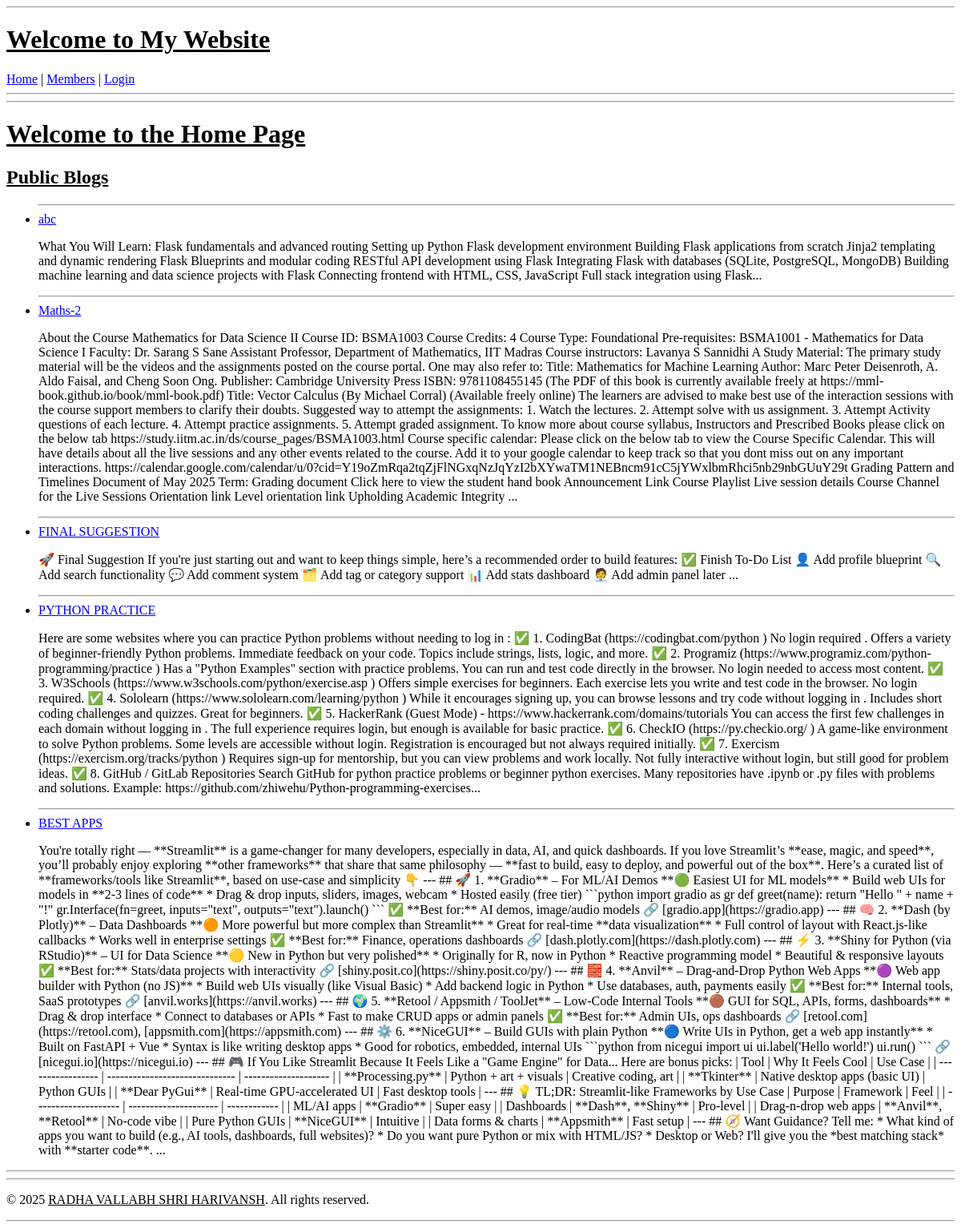
The page / on the database its author committed.
### myapp/models.py (models this page shows, shortened)
class BlogPost(db.Model):
    id = db.Column(db.Integer, primary_key=True)
    title = db.Column(db.String(100), nullable=False)
    content = db.Column(db.Text, nullable=False)
    is_public = db.Column(db.Boolean, default=False)
    author_id = db.Column(db.Integer, db.ForeignKey('user.id'), nullable=False)
    author = db.relationship('User', backref=db.backref('blog_posts', lazy=True))

### myapp/home/routes.py (the view)
@home.route('/')
def index():
    public_blogs = BlogPost.query.filter_by(is_public=True).all()
    return render_template('home.html', public_blogs=public_blogs)

### myapp/home/templates/home/home.html (shortened to what this page needs)
{% extends "base.html" %}
{% block content %}
<u><h1>Welcome to the Home Page</h1>
<h2>Public Blogs</h2></u>
<ul>
    {% for blog in public_blogs %}
    <hr>
    <li><a href="{{ url_for('blog.blog_detail', blog_id=blog.id) }}">{{ blog.title }}</a></li>
        <p>{{ blog.content[:] }}...</p>
    {% endfor %}
</ul>
{% endblock %}

### myapp/templates/base.html (shortened to what this page needs)
<!DOCTYPE html>
<html lang="en">
<head>
</head>
<body>
  <header><hr>
    {% block header %}
        <u><h1>Welcome to My Website</h1></u>
<nav>
  <a href="{{ url_for('home.index') }}">Home</a> |
    <a href="{{ url_for('home.members') }}">Members</a> |
  {% if current_user.is_authenticated %}
    <a href="{{ url_for('blog.my_blogs') }}">My Blogs</a> |
    <a href="{{ url_for('todo.index') }}">To-Do List</a> |
    <a href="{{ url_for('auth.logout') }}">Logout</a>
    <span style="margin-left:10px;">Welcome, {{ current_user.username }}</span>
  {% else %}
    <a href="{{ url_for('auth.login') }}">Login</a>
  {% endif %}
</nav>
    {% endblock header %}
    <hr>
  </header>
  <main><hr>
    {% block content %}{% endblock content %}<hr>
  </main>
  <footer> <hr>
    {% block footer %}
        <p>&copy; 2025 <u>RADHA VALLABH SHRI HARIVANSH</u>. All rights reserved.</p>
    {% endblock footer %}
    <hr>
  </footer>
</body>
</html>

### rows shown on the page
BlogPost: title "abc", content "What You Will Learn: Flask fundamentals and advanced routing Setting up Python Flask development environment Building Flask applications from scratch Jinja2 templating and dynamic rendering Flask Blueprints and modular coding RESTful API development using Flask Integrating Flask with databases (SQLite, PostgreSQL, MongoDB) Building machine learning and data science projects with Flask Connecting frontend with HTML, CSS, JavaScript Full stack integration using Flask"
BlogPost: title "Maths-2", content "About the Course Mathematics for Data Science II Course ID: BSMA1003 Course Credits: 4 Course Type: Foundational Pre-requisites: BSMA1001 - Mathematics for Data Science I Faculty: Dr. Sarang S Sane Assistant Professor, Department of Mathematics, IIT Madras Course instructors: Lavanya S Sannidhi A Study Material: The primary study material will be the videos and the assignments posted on the course portal. One may also refer to: Title: Mathematics for Machine Learning Author: Marc Peter Deisenroth, A. Aldo Faisal, and Cheng Soon Ong. Publisher: Cambridge University Press ISBN: 9781108455145 (The PDF of this book is currently available freely at https://mml-book.github.io/book/mml-book.pdf)…"
BlogPost: title "FINAL SUGGESTION", content "🚀 Final Suggestion If you're just starting out and want to keep things simple, here’s a recommended order to build features: ✅ Finish To-Do List 👤 Add profile blueprint 🔍 Add search functionality 💬 Add comment system 🗂️ Add tag or category support 📊 Add stats dashboard 🧑‍💼 Add admin panel later"
BlogPost: title "PYTHON PRACTICE", content "Here are some websites where you can practice Python problems without needing to log in : ✅ 1. CodingBat (https://codingbat.com/python ) No login required . Offers a variety of beginner-friendly Python problems. Immediate feedback on your code. Topics include strings, lists, logic, and more. ✅ 2. Programiz (https://www.programiz.com/python-programming/practice ) Has a \"Python Examples\" section with practice problems. You can run and test code directly in the browser. No login needed to access most content. ✅ 3. W3Schools (https://www.w3schools.com/python/exercise.asp ) Offers simple exercises for beginners. Each exercise lets you write and test code in the browser. No login required. ✅ 4.…"
BlogPost: title "BEST APPS", content "You're totally right — **Streamlit** is a game-changer for many developers, especially in data, AI, and quick dashboards. If you love Streamlit’s **ease, magic, and speed**, you’ll probably enjoy exploring **other frameworks** that share that same philosophy — **fast to build, easy to deploy, and powerful out of the box**. Here’s a curated list of **frameworks/tools like Streamlit**, based on use-case and simplicity 👇 --- ## 🚀 1. **Gradio** – For ML/AI Demos **🟢 Easiest UI for ML models** * Build web UIs for models in **2-3 lines of code** * Drag & drop inputs, sliders, images, webcam * Hosted easily (free tier) ```python import gradio as gr def greet(name): return \"Hello \" + name + \"!\"…"
